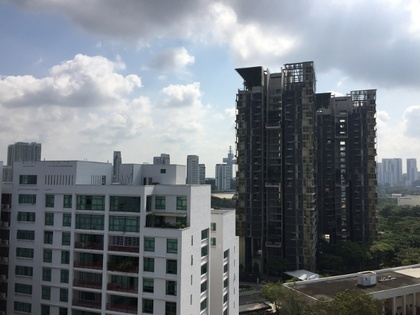
%> input picture EE5731/Yao Yuan-A1/assg1/im02.jpg, 420 x 315 px, shrunk from 640 x 480 before the run
$ octave part5.m   (GNU Octave 9; MATLAB toolbox functions it lacks are replaced by stand-ins)
%> lines starting %> are read from the running program, lines starting %| are printed output that depends on the picture
%% Initialize
clc;
clear;

%% Read image and set SIFT
run('..\vlfeat-0.9.21-bin\vlfeat-0.9.21\toolbox\vl_setup.m');
%> (this line was passed over: vl_setup is not available in this run)
img1 = imread('..\assg1\im02.jpg');
%> img1 is the input picture: size 315x420x3 uint8; mean R, G, B 118.6, 124.4, 130.6
img2 = imread('..\assg1\im01.jpg');
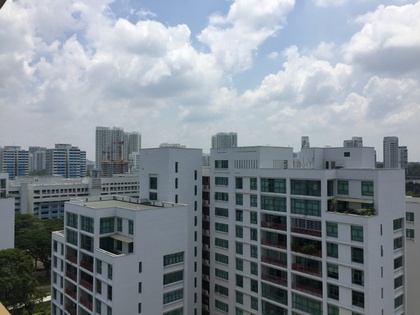
%> input picture EE5731/Yao Yuan-A1/assg1/im01.jpg, 420 x 315 px, shrunk from 640 x 480 before the run
%> img2 is the input picture: size 315x420x3 uint8; mean R, G, B 132.5, 140.9, 148.9

I1 = single(rgb2gray(img1));
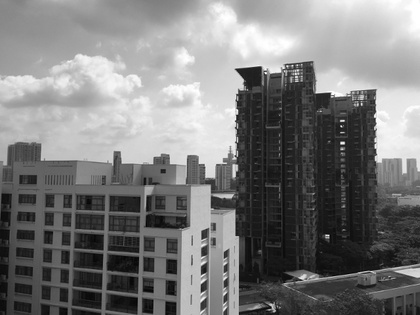
%> I1: size 315x420 single; min 1, max 255, mean 123.4
I2 = single(rgb2gray(img2));
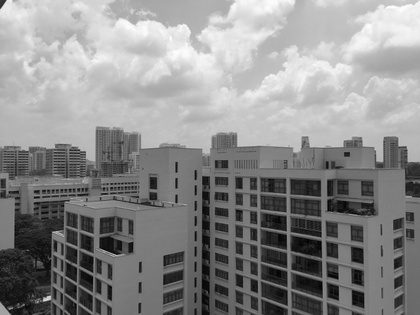
%> I2: size 315x420 single; min 0, max 254, mean 139.3

%> (the run ends here)
